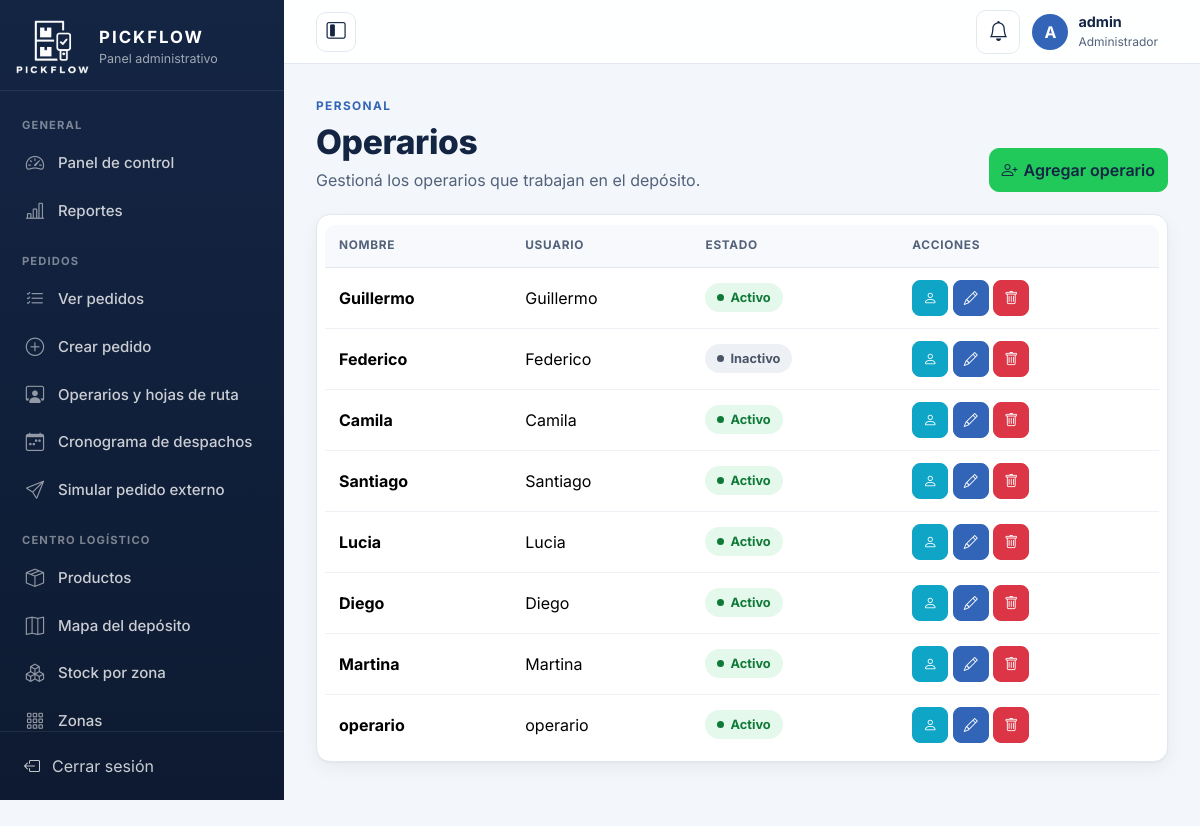
Screenshot of /index.php?c=operario (signed in) with the database file from the repository.
### tables this page shows
CREATE TABLE Operario (
    CI VARCHAR(8) PRIMARY KEY,
    Estado VARCHAR(20) NOT NULL,                
    hora_ingreso TIME NOT NULL,
    FOREIGN KEY (CI) REFERENCES Persona(CI)
);

CREATE TABLE Persona (
    CI VARCHAR(8) PRIMARY KEY,
    usuario VARCHAR(100) NOT NULL UNIQUE,
    email VARCHAR(100) NOT NULL UNIQUE,
    contraseña VARCHAR(255) NOT NULL,           
    telefono VARCHAR(20),
    direccion VARCHAR(150),
    Rol VARCHAR(20) NOT NULL,                   
    foto_perfil VARCHAR(255) NULL               
);

### controller/Controlador.php (called while the page is built, shortened)
<?php
abstract class Controlador
{
    protected function vista($vista, array $datos = [])
    {
        $datos['csrf'] = $this->tokenCsrf();
        $datos['sesion'] = ['usuario' => (string)($_SESSION['usuario'] ?? ''), 'rol' => $this->rol(), 'foto' => $this->fotoUsuario()];
        extract($datos);
        require RAIZ . '/view/' . $vista . '.php';
    }
    protected function rol()
    {
        return $_SESSION['rol'] ?? '';
    }
    protected function fotoUsuario()
    {
        if ($this->rol() !== 'operario') {
            return null;
        }
        return fotoPerfil($_SESSION['foto']);
    }
    protected function tokenCsrf()
    {
        return $_SESSION['csrf'];
    }
}

### controller/OperarioController.php (called while the page is built, shortened)
<?php
class OperarioController extends Controlador
{
    public function index()
    {
        $this->vista('admin/operarios', [
            'operarios' => (new Operario())->listar(),
            'mensaje' => (string)($_GET['mensaje'] ?? ''),
            'error' => (string)($_GET['error'] ?? ''),
        ]);
    }
}

### index.php (called while the page is built, shortened)
<?php
require RAIZ . '/model/Conexion.php';
require RAIZ . '/model/Modelo.php';
require RAIZ . '/view/ayudas.php';
require RAIZ . '/controller/Controlador.php';
$accion = $_GET['a'] ?? 'index';
$controlador = new $rutas[$nombre]();
$controlador->$accion();

### view/ayudas.php (called while the page is built, shortened)
<?php
function e($texto)
{
    return htmlspecialchars((string)$texto, ENT_QUOTES, 'UTF-8');
}
function url($controlador = 'inicio', $accion = 'index', array $parametros = [])
{
    $ruta = ['c' => $controlador];
    if ($accion !== 'index') {
        $ruta['a'] = $accion;
    }
    return 'index.php?' . http_build_query($ruta + $parametros, '', '&', PHP_QUERY_RFC3986);
}

### model/Modelo.php (called while the page is built, shortened)
<?php
abstract class Modelo
{
    protected $db;
    public function __construct()
    {
        $this->db = Conexion::obtener();
    }
    protected function preparar($sql, $tipos = '', array $parametros = [])
    {
        $stmt = $this->db->prepare($sql);
        $stmt->execute();
        return $stmt;
    }
    protected function filas($sql, $tipos = '', array $parametros = [])
    {
        $stmt = $this->preparar($sql, $tipos, $parametros);
        $resultado = $stmt->get_result();
        $filas = $resultado ? $resultado->fetch_all(MYSQLI_ASSOC) : [];
        return $filas;
    }
}

### model/Conexion.php (called while the page is built, shortened)
<?php
class Conexion
{
    private static $conexion = null;
    public static function obtener()
    {
        if (self::$conexion === null) {
            try {
                $conexion = new mysqli(self::SERVIDOR, self::USUARIO, self::PASSWORD, self::BASE_DATOS, self::PUERTO);
            } catch (mysqli_sql_exception $ex) {
                error_log('PICKFLOW: error de conexión MySQL: ' . $ex->getMessage());
                http_response_code(503);
                exit('No se pudo conectar con la base de datos. Verificá que MySQL esté iniciado.');
            }
            $conexion->set_charset('utf8mb4');
            $conexion->query("SET time_zone = '-03:00'");
            self::$conexion = $conexion;
        }
        return self::$conexion;
    }
}

### model/Operario.php (called while the page is built, shortened)
<?php
class Operario extends Modelo
{
    public function listar()
    {
        return $this->filas("SELECT p.CI AS id, p.usuario AS nombre, p.usuario, o.Estado AS estado
                             FROM Persona p JOIN Operario o ON o.CI = p.CI
                             WHERE p.Rol = 'Operario' ORDER BY p.CI DESC");
    }
}

### view/admin/operarios.php (the view, shortened to what this page needs)
<?php
require RAIZ . '/view/layout/cabecera.php';
?>
<section class="encabezado encabezado-con-acciones">
    <div>
        <span class="encabezado-etiqueta">PERSONAL</span>
        <h1>Operarios</h1>
        <p>Gestioná los operarios que trabajan en el depósito.</p>
    </div>
    <a href="<?= e(url('operario', 'agregar')) ?>" class="btn btn-success"><i class="bi bi-person-plus"></i> Agregar operario</a>
</section>
<div class="tarjeta-tabla">
    <div class="table-responsive">
        <table class="table align-middle">
            <thead><tr><th>Nombre</th><th>Usuario</th><th>Estado</th><th>Acciones</th></tr></thead>
            <tbody>
            <?php foreach ($operarios as $o) { ?>
                <tr>
                    <td><strong><?= e($o['nombre']) ?></strong></td>
                    <td><?= e($o['usuario']) ?></td>
                    <td><?= strtolower($o['estado']) === 'activo' ? '<span class="estado activo">Activo</span>' : '<span class="estado">Inactivo</span>' ?></td>
                    <td class="text-nowrap">
                        <a href="<?= e(url('operario', 'perfil', ['id' => $o['id']])) ?>" class="btn btn-sm btn-info" title="Ver perfil" aria-label="Ver perfil de <?= e($o['nombre']) ?>"><i class="bi bi-person"></i></a>
                        <a href="<?= e(url('operario', 'editar', ['id' => $o['id']])) ?>" class="btn btn-sm btn-primary" title="Editar" aria-label="Editar a <?= e($o['nombre']) ?>"><i class="bi bi-pencil"></i></a>
                        <form method="POST" action="<?= e(url('operario', 'eliminar')) ?>" class="d-inline" onsubmit="return confirm('¿Seguro que querés eliminar este operario?');">
                            <button type="submit" class="btn btn-sm btn-danger" title="Eliminar" aria-label="Eliminar a <?= e($o['nombre']) ?>"><i class="bi bi-trash"></i></button>
                        </form>
                    </td>
                </tr>
            <?php } ?>
            </tbody>
        </table>
    </div>
</div>
<?php require RAIZ . '/view/layout/pie.php'; ?>

### css/app.css (style rules this page uses)
:root { --navy: #142544; --navy-oscuro: #0d1a31; --azul: #3265B7; --azul-hover: #28549b; --azul-claro: #EAF1FB; --verde: #20C95A; --verde-hover: #18ad4c; --verde-oscuro: #0f7a37; --verde-claro: #E4F8EC; --ambar: #B7791F; --ambar-claro: #FFF4DB; --rojo: #DC3545; --celeste: #0EA5C6; --fondo: #F3F6FA; --blanco: #FFFFFF; --borde: #E2E8F0; --texto: #142544; --texto-2: #52627A; --oro: #C9971C; --oro-fondo: #FFF6DA; --plata: #7A8794; --plata-fondo: #EEF1F4; --bronce: #A8622F; --bronce-fondo: #F8EADF; --gris-fondo: #F1F3F5; --radio: 14px; --radio-chico: 10px; --sombra: 0 1px 2px rgba(16, 24, 40, .04), 0 6px 18px rgba(20, 37, 68, .05); --ancho-menu: 284px; --alto-barra: 64px; --foco: #FFBF47; --bs-primary: #3265B7; --bs-primary-rgb: 50, 101, 183; --bs-link-color: #3265B7; --bs-link-color-rgb: 50, 101, 183; --bs-link-hover-color: #28549b; --bs-body-font-family: 'Inter', system-ui, -apple-system, 'Segoe UI', Roboto, Arial, sans-serif; --bs-body-color: #142544; --bs-border-color: #E2E8F0; }
html { -webkit-text-size-adjust: 100%; }
body { font-family: var(--bs-body-font-family); color: var(--texto); background: var(--fondo); overflow-wrap: break-word; }
h1, h2, h3, h4, h5, h6 { color: var(--texto); font-weight: 700; letter-spacing: -.01em; }
.encabezado { margin-bottom: 22px; }
.encabezado-con-acciones { display: flex; flex-wrap: wrap; align-items: flex-end; justify-content: space-between; gap: 16px; }
.encabezado-etiqueta { display: inline-block; color: var(--azul); font-size: .74rem; font-weight: 700; letter-spacing: .12em; margin-bottom: 6px; }
.encabezado h1 { font-size: clamp(1.55rem, 1.2rem + 1.2vw, 2.1rem); font-weight: 800; margin: 0 0 6px; }
.encabezado p { color: var(--texto-2); margin: 0; max-width: 72ch; }
.tarjeta, .tarjeta-tabla { background: var(--blanco); border: 1px solid var(--borde); border-radius: var(--radio); box-shadow: var(--sombra); padding: 20px; }
.tarjeta-tabla { padding: 8px 4px 4px; }
@media (min-width: 768px) { .tarjeta-tabla { padding: 10px 8px 6px; } }
.table { --bs-table-bg: transparent; margin-bottom: 0; }
.table > thead th { font-size: .74rem; font-weight: 700; letter-spacing: .06em; text-transform: uppercase; color: var(--texto-2); background: #F7F9FC; border-bottom: 1px solid var(--borde); padding: 12px 14px; white-space: nowrap; }
.table > tbody td { padding: 12px 14px; border-color: #EEF2F7; }
.table > tbody tr:last-child > td { border-bottom: 0; }
.tarjeta-tabla .table-responsive { border-radius: 10px; }
.estado { display: inline-flex; align-items: center; gap: 6px; padding: 5px 12px; border-radius: 999px; font-size: .8rem; font-weight: 700; background: #EDF0F4; color: #4A5568; white-space: nowrap; }
.estado::before { content: ""; width: 7px; height: 7px; border-radius: 50%; background: currentColor; }
.estado.activo, .estado.completado { background: var(--verde-claro); color: var(--verde-oscuro); }
.btn { font-weight: 600; border-radius: var(--radio-chico); min-height: 44px; display: inline-flex; align-items: center; justify-content: center; gap: 6px; }
.btn-sm { min-height: 36px; border-radius: 8px; }
.btn-primary { --bs-btn-bg: var(--azul); --bs-btn-border-color: var(--azul); --bs-btn-hover-bg: var(--azul-hover); --bs-btn-hover-border-color: var(--azul-hover); --bs-btn-active-bg: #214684; --bs-btn-disabled-bg: var(--azul); --bs-btn-disabled-border-color: var(--azul); }
.btn-success { --bs-btn-color: var(--navy); --bs-btn-bg: var(--verde); --bs-btn-border-color: var(--verde); --bs-btn-hover-color: var(--navy); --bs-btn-hover-bg: var(--verde-hover); --bs-btn-hover-border-color: var(--verde-hover); --bs-btn-active-color: var(--navy); --bs-btn-active-bg: #149a43; --bs-btn-disabled-color: var(--navy); --bs-btn-disabled-bg: var(--verde); --bs-btn-disabled-border-color: var(--verde); }
.btn-info { --bs-btn-color: #fff; --bs-btn-bg: var(--celeste); --bs-btn-border-color: var(--celeste); --bs-btn-hover-color: #fff; --bs-btn-hover-bg: #0b8ba7; --bs-btn-hover-border-color: #0b8ba7; }
td .btn-sm { min-width: 36px; }
:where(a, button, input, select, textarea, .btn):focus-visible { outline: 3px solid var(--foco); outline-offset: 2px; }

### rows the page displays
operario: CI.usuario "Guillermo", Estado "Activo"
operario: CI.usuario "Federico", Estado "Inactivo"
operario: CI.usuario "Camila", Estado "Activo"
operario: CI.usuario "Santiago", Estado "Activo"
operario: CI.usuario "Lucia", Estado "Activo"
operario: CI.usuario "Diego", Estado "Activo"
operario: CI.usuario "Martina", Estado "Activo"
operario: CI.usuario "operario", Estado "Activo"

### other values shown
$menuGrupo "GENERAL"
$mTexto "Panel de control"
$mTexto "Reportes"
$menuGrupo "PEDIDOS"
$mTexto "Ver pedidos"
$mTexto "Crear pedido"
$mTexto "Operarios y hojas de ruta"
$mTexto "Cronograma de despachos"
$mTexto "Simular pedido externo"
$menuGrupo "CENTRO LOGÍSTICO"
$mTexto "Productos"
$mTexto "Mapa del depósito"
$mTexto "Stock por zona"
$mTexto "Zonas"
$iniciales "A"
